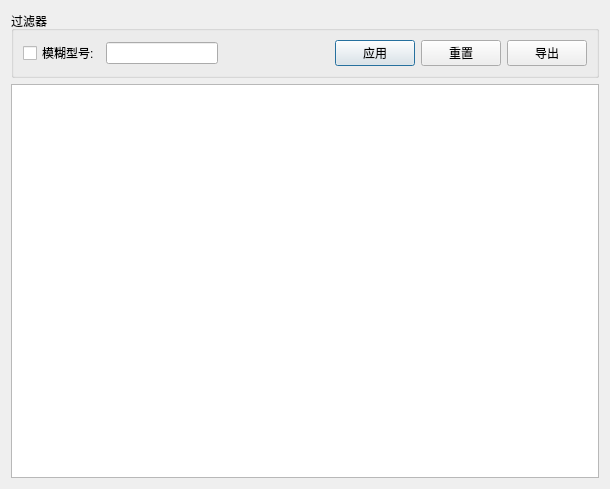
<?xml version="1.0" encoding="UTF-8"?>
<ui version="4.0">
 <class>Dialog</class>
 <widget class="QDialog" name="Dialog">
  <property name="geometry">
   <rect>
    <x>0</x>
    <y>0</y>
    <width>610</width>
    <height>489</height>
   </rect>
  </property>
  <property name="windowTitle">
   <string>Dialog</string>
  </property>
  <layout class="QVBoxLayout" name="verticalLayout">
   <item>
    <widget class="QGroupBox" name="groupBox">
     <property name="title">
      <string>过滤器</string>
     </property>
     <layout class="QHBoxLayout" name="horizontalLayout_2">
      <item>
       <layout class="QHBoxLayout" name="horizontalLayout">
        <item>
         <widget class="QCheckBox" name="checkBox">
          <property name="text">
           <string>模糊型号:</string>
          </property>
         </widget>
        </item>
        <item>
         <widget class="QLineEdit" name="lineEdit_model"/>
        </item>
        <item>
         <spacer name="horizontalSpacer">
          <property name="orientation">
           <enum>Qt::Horizontal</enum>
          </property>
          <property name="sizeHint" stdset="0">
           <size>
            <width>40</width>
            <height>20</height>
           </size>
          </property>
         </spacer>
        </item>
        <item>
         <widget class="QPushButton" name="pushButton_apply">
          <property name="text">
           <string>应用</string>
          </property>
         </widget>
        </item>
        <item>
         <widget class="QPushButton" name="pushButton_reset">
          <property name="text">
           <string>重置</string>
          </property>
         </widget>
        </item>
        <item>
         <widget class="QPushButton" name="pushButton_export">
          <property name="text">
           <string>导出</string>
          </property>
         </widget>
        </item>
       </layout>
      </item>
     </layout>
    </widget>
   </item>
   <item>
    <widget class="QTableView" name="tableView"/>
   </item>
  </layout>
 </widget>
 <resources/>
 <connections/>
</ui>
